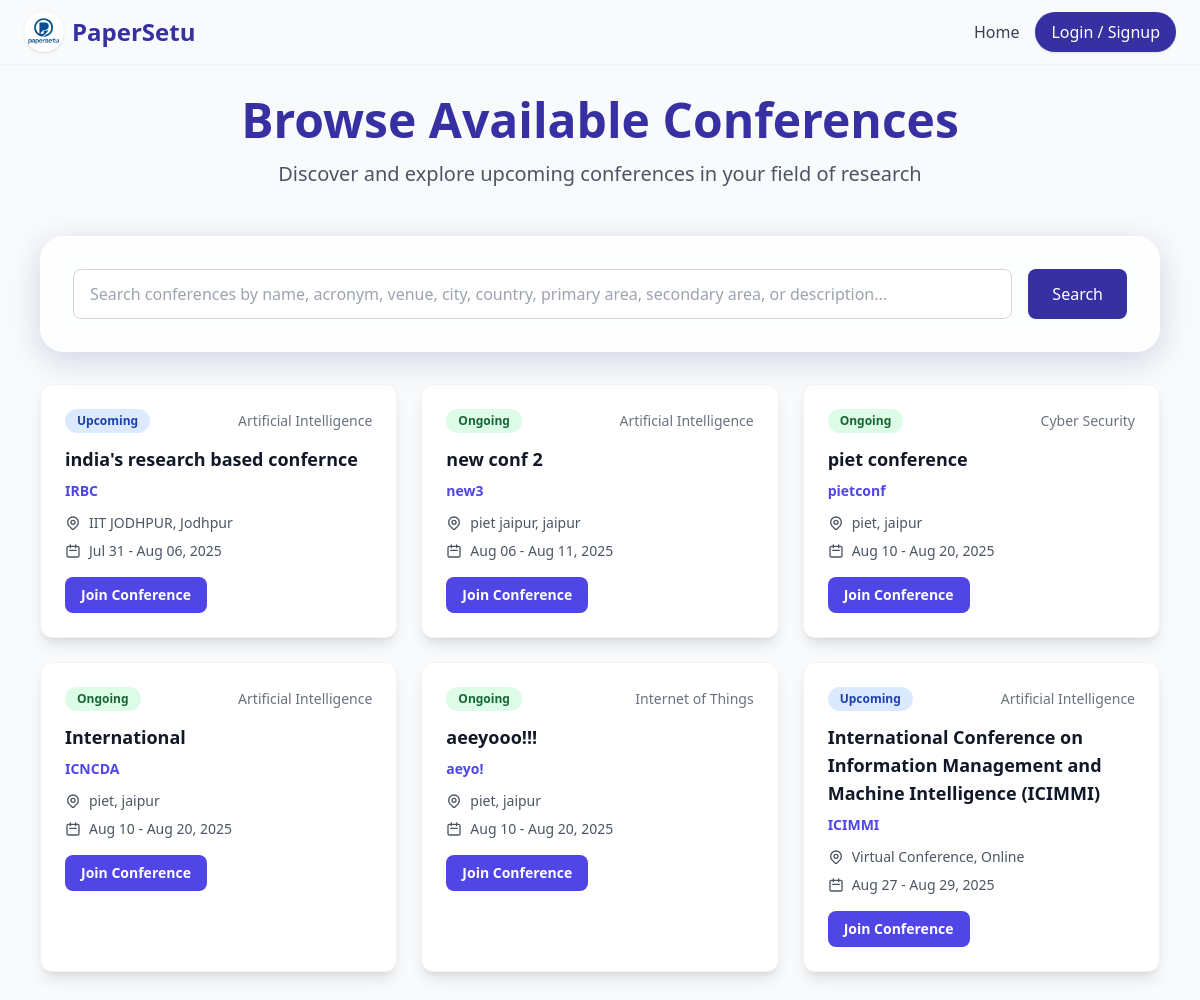
The page /conference/browse/ on the database its author committed.
### conference/models.py (models this page shows, shortened)
class Conference(models.Model):
    name = models.CharField(max_length=255)
    acronym = models.CharField(max_length=50, blank=True)
    web_page = models.URLField(blank=True)
    venue = models.CharField(max_length=255, blank=True)
    city = models.CharField(max_length=100, blank=True)
    country = models.CharField(max_length=100, blank=True)
    estimated_submissions = models.IntegerField(null=True, blank=True)
    start_date = models.DateField()
    end_date = models.DateField()
    primary_area = models.CharField(max_length=50, choices=AREA_CHOICES, default='AI')
    secondary_area = models.CharField(max_length=50, choices=AREA_CHOICES, default='AI')
    area_notes = models.TextField(blank=True)
    organizer = models.CharField(max_length=255, blank=True)
    organizer_web_page = models.URLField(blank=True)
    contact_phone = models.CharField(max_length=20, blank=True)
    role = models.CharField(max_length=100, blank=True)
    is_approved = models.BooleanField(default=False)
    requested_by = models.ForeignKey(User, on_delete=models.CASCADE, related_name='requested_conferences', null=True, blank=True)
    description = models.TextField(blank=True)
    chair = models.ForeignKey(User, on_delete=models.CASCADE, related_name='chaired_conferences')
    chair_name = models.CharField(max_length=255, blank=True, help_text="Conference chair's full name")
    chair_email = models.EmailField(blank=True, help_text="Conference chair's email address")
    status = models.CharField(max_length=20, choices=[('upcoming', 'Upcoming'), ('live', 'Live'), ('completed', 'Completed')], default='upcoming')
    invite_link = models.CharField(max_length=255, blank=True)
    created_at = models.DateTimeField(auto_now_add=True)
    paper_submission_deadline = models.DateField(null=True, blank=True)
    paper_format = models.CharField(max_length=10, choices=[('pdf', 'PDF'), ('docx', 'DOCX')], default='pdf')
    contact_email = models.EmailField(blank=True, help_text="Main contact email for the conference")
    registration_fee = models.DecimalField(max_digits=10, decimal_places=2, null=True, blank=True, help_text="Registration fee amount")
    theme_domain = models.CharField(max_length=255, blank=True, help_text="Conference theme or domain")
    blind_review = models.BooleanField(default=True)
    abstract_required = models.BooleanField(default=True)
    multiple_authors_allowed = models.BooleanField(default=True)
    submission_deadline = models.DateTimeField(null=True, blank=True, help_text="Final submission deadline")
    max_paper_length = models.IntegerField(default=10)
    allow_supplementary = models.BooleanField(default=False)
    reviewers_per_paper = models.IntegerField(default=3)
    review_deadline = models.DateTimeField(null=True, blank=True, help_text="Review submission deadline")
    paper_bidding_enabled = models.BooleanField(default=False, help_text="Enable paper bidding for reviewers")
    review_form_enabled = models.BooleanField(default=True)
    confidence_scores_enabled = models.BooleanField(default=True)
    allow_rebuttal_phase = models.BooleanField(default=False, help_text="Enable author rebuttal phase")
    rebuttal_deadline = models.DateTimeField(null=True, blank=True, help_text="Rebuttal submission deadline")
    rebuttal_word_limit = models.IntegerField(default=500, help_text="Word limit for rebuttals")
    decision_deadline = models.DateTimeField(null=True, blank=True, help_text="Final decision deadline")
    camera_ready_deadline = models.DateTimeField(null=True, blank=True, help_text="Camera-ready submission deadline")

### conference/views.py (the view, shortened to what this page needs)
# urls.py: path('browse/', views.browse_conferences, name='browse_conferences'),
def browse_conferences(request):
    search_query = request.GET.get('q', '')
    conferences = Conference.objects.filter(
        is_approved=True,
        status__in=['upcoming', 'live']
    ).order_by('start_date')
    today = timezone.now().date()
    for conference in conferences:
        if conference.start_date <= today <= conference.end_date:
            conference.display_status = 'ongoing'
        else:
            conference.display_status = conference.status
    context = {
        'search_results': conferences,
        'search_query': search_query,
    }
    return render(request, 'conference/browse_conferences.html', context)

### templates/conference/browse_conferences.html (shortened to what this page needs)
{% load static %}
<!DOCTYPE html>
<html lang="en">
<head>
    <script src="https://cdn.tailwindcss.com"></script>
</head>
<body class="bg-gray-50 text-gray-900">
    <header class="sticky top-0 z-50 bg-gray-50/90 backdrop-blur shadow-sm">
        <div class="max-w-screen-xl mx-auto flex items-center justify-between px-6 py-3">
            <a href="/" class="flex items-center gap-2">
                <img src="{% static 'images/LOGO BG.png' %}" alt="Logo" class="w-10 h-10 rounded-full shadow bg-white">
                <span class="text-2xl font-bold text-indigo-800">PaperSetu</span>
            </a>
            <nav class="hidden md:flex items-center gap-4">
                <a href="/" class="text-gray-700 hover:text-indigo-700">Home</a>
                <a href="/accounts/login/" class="px-4 py-2 rounded-full bg-indigo-800 text-white shadow hover:bg-indigo-900">Login / Signup</a>
            </nav>
        </div>
    </header>
    <main class="min-h-screen py-8">
        <div class="max-w-6xl mx-auto px-4">
            <div class="text-center mb-12">
                <h1 class="text-4xl md:text-5xl font-bold text-indigo-800 mb-4">
                    Browse Available Conferences
                </h1>
                <p class="text-xl text-gray-600 max-w-2xl mx-auto">
                    Discover and explore upcoming conferences in your field of research
                </p>
            </div>
            <div class="glass p-8 mb-8">
                <form method="GET" class="flex flex-col md:flex-row gap-4">
                    <div class="flex-1 relative">
                        <input
                            type="text"
                            name="q"
                            id="searchInput"
                            value="{{ search_query }}"
                            placeholder="Search conferences by name, acronym, venue, city, country, primary area, secondary area, or description..."
                            class="w-full px-4 py-3 pr-10 border border-gray-300 rounded-lg focus:ring-2 focus:ring-indigo-500 focus:border-transparent"
                        >
                    </div>
                    <button type="submit" class="px-6 py-3 bg-indigo-800 text-white rounded-lg hover:bg-indigo-900 transition-colors">
                        Search
                    </button>
                </form>
            </div>
            {% if search_results %}
            <div class="grid grid-cols-1 md:grid-cols-2 lg:grid-cols-3 gap-6">
                {% for conference in search_results %}
                <div class="bg-white rounded-xl shadow-lg hover:shadow-xl transition-all duration-300 border border-gray-100 overflow-hidden">
                    <div class="p-6">
                        <div class="flex items-center justify-between mb-3">
                            <span class="px-3 py-1 text-xs font-semibold rounded-full
                                {% if conference.display_status == 'ongoing' %}bg-green-100 text-green-800{% else %}bg-blue-100 text-blue-800{% endif %}">
                                {% if conference.display_status == 'ongoing' %}Ongoing{% else %}{{ conference.display_status|title }}{% endif %}
                            </span>
                            <span class="text-sm text-gray-500">{{ conference.get_primary_area_display }}</span>
                        </div>
                        <h3 class="text-lg font-bold text-gray-900 mb-2">{{ conference.name }}</h3>
                        {% if conference.acronym %}
                        <p class="text-sm text-indigo-600 font-semibold mb-3">{{ conference.acronym }}</p>
                        {% endif %}
                        <div class="space-y-2 mb-4">
                            {% if conference.venue %}
                            <div class="flex items-center text-sm text-gray-600">
                                {{ conference.venue }}{% if conference.city %}, {{ conference.city }}{% endif %}
                            </div>
                            {% endif %}
                            <div class="flex items-center text-sm text-gray-600">
                                <svg class="w-4 h-4 mr-2" fill="none" stroke="currentColor" viewBox="0 0 24 24">
                                    <path stroke-linecap="round" stroke-linejoin="round" stroke-width="2" d="M8 7V3m8 4V3m-9 8h10M5 21h14a2 2 0 002-2V7a2 2 0 00-2-2H5a2 2 0 00-2 2v12a2 2 0 002 2z"></path>
                                </svg>
                                {{ conference.start_date|date:"M d" }} - {{ conference.end_date|date:"M d, Y" }}
                            </div>
                        </div>
                        <div class="flex justify-between items-center">
                            <a href="{% url 'conference:join_conference_redirect' conference.id %}"
                               class="bg-indigo-600 hover:bg-indigo-700 text-white px-4 py-2 rounded-lg text-sm font-semibold transition-colors">
                                Join Conference
                            </a>
                        </div>
                    </div>
                </div>
                {% endfor %}
            </div>
            {% endif %}
        </div>
    </main>
</body>
</html>

### templates/conference/browse_conferences.html (style rules this page uses)
.glass { background: rgba(255,255,255,0.7); box-shadow: 0 8px 32px 0 rgba(31, 38, 135, 0.18); backdrop-filter: blur(8px); border-radius: 1.5rem; border: 1px solid rgba(255,255,255,0.18); }

### rows shown on the page
Conference: display_status "Upcoming", primary_area "Artificial Intelligence", name "india's research based confernce", acronym "IRBC", venue "IIT JODHPUR", city "Jodhpur", start_date "Jul 31", end_date "Aug 06, 2025"
Conference: shows "Ongoing", primary_area "Artificial Intelligence", name "new conf 2", acronym "new3", venue "piet jaipur", city "jaipur", start_date "Aug 06", end_date "Aug 11, 2025"
Conference: shows "Ongoing", primary_area "Cyber Security", name "piet conference", acronym "pietconf", venue "piet", city "jaipur", start_date "Aug 10", end_date "Aug 20, 2025"
Conference: shows "Ongoing", primary_area "Artificial Intelligence", name "International", acronym "ICNCDA", venue "piet", city "jaipur", start_date "Aug 10", end_date "Aug 20, 2025"
Conference: shows "Ongoing", primary_area "Internet of Things", name "aeeyooo!!!", acronym "aeyo!", venue "piet", city "jaipur", start_date "Aug 10", end_date "Aug 20, 2025"
Conference: display_status "Upcoming", primary_area "Artificial Intelligence", name "International Conference on Information Management and Machine Intelligence (ICIMMI)", acronym "ICIMMI", venue "Virtual Conference", city "Online", start_date "Aug 27", end_date "Aug 29, 2025"
